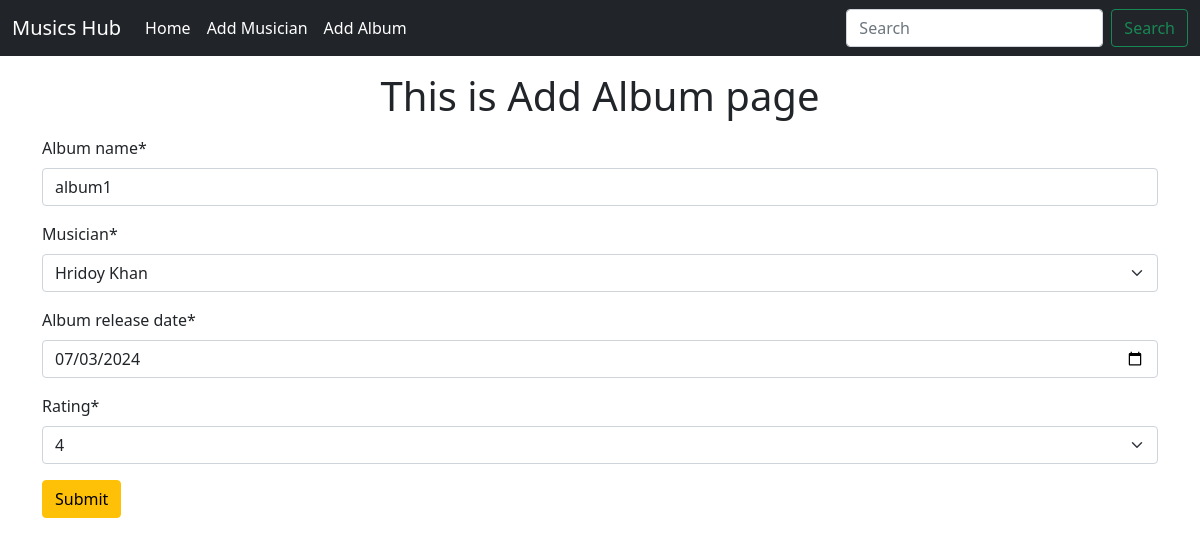
The page /album/edit_album/22 on the database its author committed.
### albums/models.py (models this page shows, shortened)
class Albums(models.Model):
    album_name= models.CharField(max_length=50)
    musician= models.ForeignKey(Musicians, on_delete=models.CASCADE)
    album_release_date= models.DateField()
    choices= ((1, 1), (2, 2), (3, 3), (4, 4), (5, 5))
    rating= models.IntegerField(choices=choices)

### albums/views.py (the view)
# urls.py: path('edit_album/<int:id>', views.edit_album, name='editAlbum'),
def edit_album(request, id):
    target= Albums.objects.get(pk= id)
    edit_form= AlbumForm(instance=target)
    if request.method=="POST":
        edit_form= AlbumForm(request.POST, instance=target)
        if edit_form.is_valid():
            edit_form.save()
            return redirect('homePage')
    return render(request,  'albums/albums.html', {'form': edit_form} )

### albums/forms.py
class AlbumForm(forms.ModelForm):
    class Meta:
        model= Albums
        fields= '__all__'
        widgets = {
            'album_release_date': widgets.DateInput(attrs={'type': 'date'})
        }

### musicians/models.py (called while the page is built)
    def __str__(self):
        return f'{self.first_name} {self.last_name}'

### albums/templates/albums/albums.html (shortened to what this page needs)
{% extends "base.html" %}
{% load crispy_forms_tags %}
{% block content %}
    <h1 class= 'text-center m-3'>This is Add Album page</h1>
    <form method= 'post' class='container'>
        {{form | crispy }}
        <button class="btn btn-warning">Submit</button>
    </form>
{% endblock content %}

### rows shown on the page
Albums: album_name "album1", musician "Hridoy Khan", album_release_date "07/03/2024", rating "4"
